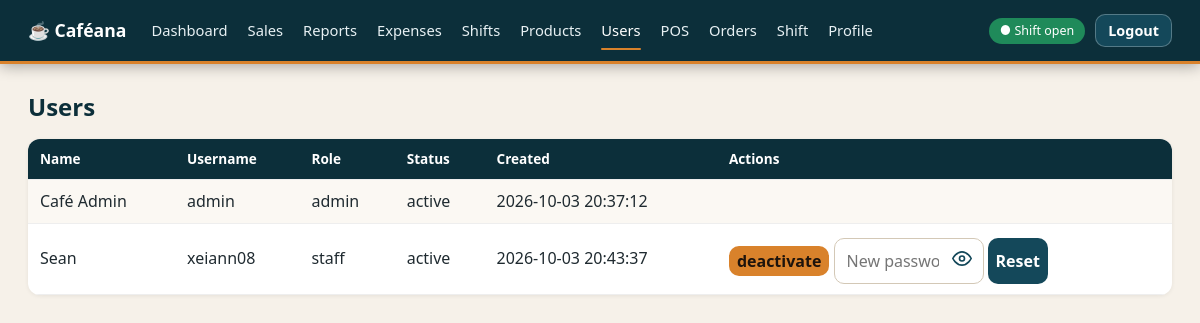
Page /admin/users (signed in) on the committed database.
### tables this page shows
CREATE TABLE users(id INTEGER PRIMARY KEY,username TEXT UNIQUE NOT NULL,full_name TEXT NOT NULL,password_hash TEXT NOT NULL,
 role TEXT NOT NULL DEFAULT 'staff' CHECK(role IN('admin','staff')),status TEXT NOT NULL DEFAULT 'pending' CHECK(status IN('pending','active','rejected','inactive')),
 created_at TEXT NOT NULL DEFAULT(datetime('now','localtime')));

### app.py (the view, shortened to what this page needs)
@app.route("/admin/users", methods=["GET", "POST"])
@admin_required
def users():
    return render_template("users.html", rows=q("SELECT * FROM users ORDER BY status='pending' DESC,id"))

### app.py (called while the page is built)
def db():
    if "db" not in g:
        g.db = sqlite3.connect(DB); g.db.row_factory = sqlite3.Row
        g.db.execute("PRAGMA foreign_keys=ON"); g.db.execute("PRAGMA busy_timeout=5000")
    return g.db

@app.teardown_appcontext
def _close(e):
    d = g.pop("db", None)
    if d: d.close()

def q(sql, a=()): return db().execute(sql, a).fetchall()

def q1(sql, a=()): return db().execute(sql, a).fetchone()

@app.before_request
def load():
    g.user = None
    if session.get("uid"):
        g.user = q1("SELECT * FROM users WHERE id=? AND status='active'", (session["uid"],))
        if not g.user: session.clear()
    if request.method == "POST":
        t = request.form.get("csrf") or request.headers.get("X-CSRF") or ""
        if not secrets.compare_digest(t, session.get("csrf", "")): abort(400)

@app.after_request
def headers(r):
    r.headers["X-Frame-Options"] = "DENY"; r.headers["X-Content-Type-Options"] = "nosniff"; r.headers["Referrer-Policy"] = "same-origin"
    r.headers["Content-Security-Policy"] = "default-src 'self'; img-src 'self' https: data:; style-src 'self' 'unsafe-inline'; script-src 'self' 'unsafe-inline'; frame-ancestors 'none'; form-action 'self'"
    if not request.path.startswith("/static/"): r.headers["Cache-Control"] = "no-store"  # no cached financial pages after logout
    if PROD: r.headers["Strict-Transport-Security"] = "max-age=31536000"
    return r

@app.context_processor
def ctx():
    session.setdefault("csrf", secrets.token_hex(16)); u = getattr(g, "user", None); sh = None
    if u:
        try: sh = q1("SELECT 1 FROM shifts WHERE user_id=? AND status='open'", (u["id"],))
        except sqlite3.Error: pass
    return dict(csrf=session["csrf"], user=u, my_shift=sh)

def login_required(f):
    @wraps(f)
    def w(*a, **k):
        if not g.user: return redirect(url_for("login"))
        return f(*a, **k)
    return w

def admin_required(f):
    @wraps(f)
    @login_required
    def w(*a, **k):
        if g.user["role"] != "admin": abort(403)
        return f(*a, **k)
    return w

### templates/users.html (shortened to what this page needs)
{% extends "base.html" %}{% block body %}
<h2>Users</h2>
<table>
  <tr>
    <th>Name</th>
    <th>Username</th>
    <th>Role</th>
    <th>Status</th>
    <th>Created</th>
    <th>Actions</th>
  </tr>
  {% for r in rows %}
  <tr>
    <td>{{ r.full_name }}</td>
    <td>{{ r.username }}</td>
    <td>{{ r.role }}</td>
    <td>{{ r.status }}</td>
    <td>{{ r.created_at }}</td>
    <td>
      {% if r.id!=user.id %} {% for a in (['approve','reject'] if
      r.status=='pending' else ['deactivate'] if r.status=='active' else
      ['activate']) %}
      <form method="post" style="display: inline">
        /><button name="action" value="{{ a }}" style="padding: 4px 8px">
          {{ a }}
        </button>
      </form>
      {% endfor %}{% if r.status!='pending' %}
      <form
        method="post"
        style="display: inline-flex; gap: 4px; margin-top: 4px"
      >
        /><input
          name="pw"
          type="password"
          placeholder="New password"
          style="width: 150px; margin: 0"
        /><button
          name="action"
          value="reset"
          class="alt"
          style="padding: 4px 8px"
        >
          Reset
        </button>
      </form>
      {% endif %}{% endif %}
    </td>
  </tr>
  {% endfor %}
</table>
{% endblock %}

### static/style.css (style rules this page uses)
:root { --night:#0c2f3a;--teal:#14485a;--accent:#D9822B;--accent2:#eb9640;--bg:#f6f1e9;--ink:#1f2a30;--muted:#6a7780;--line:#e5dccd;--brown:var(--teal);--r:12px; --hero-img:url('/static/hero.jpg');--banner-img:var(--hero-img) }
* { box-sizing:border-box }
body { margin:0;font-family:system-ui,-apple-system,"Segoe UI",Roboto,sans-serif;background:var(--bg);color:var(--ink);line-height:1.45 }
h2 { color:var(--night);margin:6px 0 14px;font-size:1.5rem }
button,.btn { background:var(--accent);color:#1d130c;border:0;border-radius:10px;padding:10px 16px;cursor:pointer;font-size:1rem;font-weight:600;text-decoration:none;display:inline-block;font-family:inherit }
button.alt,.btn.alt { background:var(--teal);color:#fff }
input,select { padding:11px 12px;border:1px solid #d3c8b6;border-radius:10px;font-size:1rem;width:100%;margin:4px 0;background:#fff;color:var(--ink);font-family:inherit }
table { width:100%;border-collapse:separate;border-spacing:0;background:#fff;border-radius:var(--r);overflow:hidden;box-shadow:0 1px 4px #0001 }
th { background:var(--night);color:#fff;text-align:left;font-weight:600;font-size:.85rem }
td,th { padding:10px 12px;border-bottom:1px solid #eee }
tr:nth-child(even) td { background:#fbf8f3 }
.pw input { padding-right:44px }
a,button,.btn,input,select { transition:transform .15s ease,box-shadow .15s ease,background-color .15s ease,border-color .15s ease,color .15s ease }

### rows in the picture
users: full_name "Café Admin", username "admin", role "admin", status "active", created_at "2026-10-03 20:37:12"
users: full_name "Sean", username "xeiann08", role "staff", status "active", created_at "2026-10-03 20:43:37", a "deactivate"

### other values in the picture
{{ l }} "Dashboard" "Sales" "Reports" "Expenses" "Shifts" "Products" "Users"
{{ l }} "POS" "Orders" "Shift" "Profile"
{{ '● Shift open' if my_shift else '○ No shift' }} "● Shift open"
